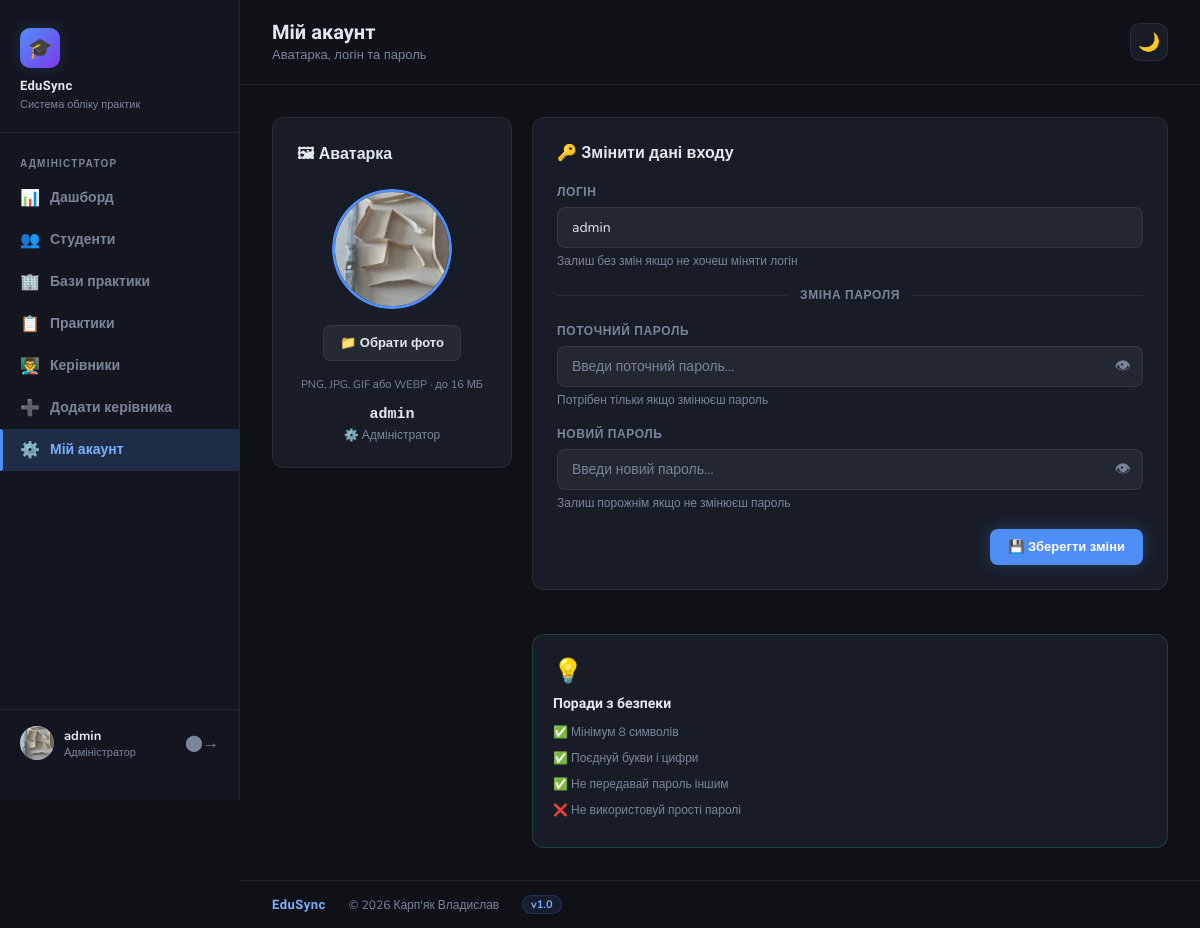
/account (signed in), run on the app's committed database.
### tables this page shows
CREATE TABLE users (
            id               INTEGER PRIMARY KEY AUTOINCREMENT,
            login            TEXT UNIQUE NOT NULL,
            password_hash    TEXT NOT NULL,
            role             TEXT NOT NULL CHECK(role IN ('admin', 'teacher', 'student')),
            created_at       TIMESTAMP DEFAULT CURRENT_TIMESTAMP
        , avatar TEXT);

### app.py (the view, shortened to what this page needs)
@app.route('/account', methods=['GET', 'POST'])
@login_required
def my_account():
    user_id = get_current_user_id()
    from database import get_user_by_id
    user = get_user_by_id(user_id)
    return render_template('account.html', user=user)

### auth.py (called while the page is built)
def get_current_user_id():
    return session.get('user_id')

def is_logged_in():
    return 'user_id' in session

def login_required(f):
    @wraps(f)
    def decorated_function(*args, **kwargs):
        if not is_logged_in():
            flash('Будь ласка, увійдіть у систему.', 'warning')
            return redirect(url_for('login'))
        return f(*args, **kwargs)
    return decorated_function

### database.py (called while the page is built)
def get_db_connection():
    conn = sqlite3.connect(DB_NAME)
    conn.execute('PRAGMA foreign_keys = ON')
    conn.row_factory = sqlite3.Row
    return conn

def get_user_by_id(user_id):
    conn = get_db_connection()
    user = conn.execute(
        'SELECT * FROM users WHERE id = ?', (user_id,)
    ).fetchone()
    conn.close()
    return user

### templates/account.html (shortened to what this page needs)
{% extends 'base.html' %}
{% block page_title %}Мій акаунт{% endblock %}
{% block page_subtitle %}Аватарка, логін та пароль{% endblock %}
{% block content %}
<div class="settings-layout">
    <div class="left-col">
        <div class="card avatar-card">
            <div class="card-header">
                <div class="card-title">🖼 Аватарка</div>
            </div>
            <div class="avatar-preview">
                {% if user.avatar %}
                    <img src="{{ url_for('static', filename='avatars/' + user.avatar) }}"
                         alt="Аватарка" class="avatar-img" id="avatarPreview">
                {% else %}
                    <div class="avatar-placeholder" id="avatarPlaceholder">
                        {{ user.login[0].upper() }}
                    </div>
                    <img src="" alt="" class="avatar-img" id="avatarPreview" style="display:none;">
                {% endif %}
            </div>
            <form method="POST" action="{{ url_for('upload_avatar') }}"
                  enctype="multipart/form-data" class="avatar-form">
                <label class="avatar-upload-btn" for="avatarInput">
                    📁 Обрати фото
                </label>
            </form>
            <div class="avatar-hint">PNG, JPG, GIF або WEBP · до 16 МБ</div>
            <div class="ci-login">{{ user.login }}</div>
            <div class="ci-role">
                {% if user.role == 'admin' %}⚙️ Адміністратор
                {% elif user.role == 'teacher' %}👨‍🏫 Керівник практики
                {% elif user.role == 'student' %}👤 Студент
                {% endif %}
            </div>
        </div>
    </div>
    <div class="right-col">
        <div class="card">
            <div class="card-header">
                <div class="card-title">🔑 Змінити дані входу</div>
            </div>
            <form method="POST" action="{{ url_for('my_account') }}">
                <div class="form-group">
                    <label class="form-label" for="login">Логін</label>
                    <input type="text" id="login" name="login"
                           class="form-control"
                           value="{{ user.login }}"
                           autocomplete="off">
                    <div class="form-hint">Залиш без змін якщо не хочеш міняти логін</div>
                </div>
                <div class="form-divider"><span>Зміна пароля</span></div>
                <div class="form-group">
                    <label class="form-label" for="old_password">Поточний пароль</label>
                    <div class="pass-wrap">
                        <input type="password" id="old_password" name="old_password"
                               class="form-control"
                               placeholder="Введи поточний пароль..."
                               autocomplete="current-password">
                        <button type="button" class="pass-eye" onclick="togglePass('old_password')">👁</button>
                    </div>
                    <div class="form-hint">Потрібен тільки якщо змінюєш пароль</div>
                </div>
                <div class="form-group">
                    <label class="form-label" for="new_password">Новий пароль</label>
                    <div class="pass-wrap">
                        <input type="password" id="new_password" name="new_password"
                               class="form-control"
                               placeholder="Введи новий пароль..."
                               autocomplete="new-password">
                        <button type="button" class="pass-eye" onclick="togglePass('new_password')">👁</button>
                    </div>
                    <div class="form-hint">Залиш порожнім якщо не змінюєш пароль</div>
                </div>
                <div class="form-actions">
                    <button type="submit" class="btn btn-primary">💾 Зберегти зміни</button>
                </div>
            </form>
        </div>
        <div class="hint-card">
            <div class="hint-icon">💡</div>
            <div class="hint-title">Поради з безпеки</div>
            <div class="hint-list">
                <div class="hint-item">✅ Мінімум 8 символів</div>
                <div class="hint-item">✅ Поєднуй букви і цифри</div>
                <div class="hint-item">✅ Не передавай пароль іншим</div>
                <div class="hint-item">❌ Не використовуй прості паролі</div>
            </div>
        </div>
    </div>
</div>
{% endblock %}

### templates/base.html (style rules this page uses)
:root { --bg: #0f1117; --bg-card: #181c27; --bg-sidebar: #13161f; --accent: #4f8ef7; --accent-light: #7aaeff; --accent-glow: rgba(79, 142, 247, 0.18); --success: #34d399; --warning: #fbbf24; --danger: #f87171; --info: #60a5fa; --text: #e2e8f0; --text-muted: #7a8599; --border: rgba(255,255,255,0.07); --sidebar-w: 240px; --radius: 12px; }
body, .sidebar, .card, .topbar, .form-control, .stat-card, .nav-link, .btn { transition: background-color 0.25s ease, color 0.25s ease, border-color 0.25s ease; }
*, *::before, *::after { box-sizing: border-box; margin: 0; padding: 0; }
body { font-family: 'Nunito', sans-serif; background: var(--bg); color: var(--text); min-height: 100vh; display: flex; }
.card { background: var(--bg-card); border: 1px solid var(--border); border-radius: var(--radius); padding: 24px; margin-bottom: 24px; }
.card-header { display: flex; align-items: center; justify-content: space-between; margin-bottom: 20px; }
.card-title { font-size: 16px; font-weight: 700; color: var(--text); }
.btn { display: inline-flex; align-items: center; gap: 6px; padding: 9px 18px; border-radius: 8px; font-family: 'Nunito', sans-serif; font-size: 13px; font-weight: 700; cursor: pointer; border: none; transition: all 0.2s; text-decoration: none; }
.btn-primary { background: var(--accent); color: #fff; box-shadow: 0 0 16px rgba(79,142,247,0.3); }
.form-group { margin-bottom: 18px; }
.form-label { display: block; font-size: 12px; font-weight: 700; text-transform: uppercase; letter-spacing: 0.6px; color: var(--text-muted); margin-bottom: 7px; }
.form-control { width: 100%; padding: 10px 14px; background: rgba(255,255,255,0.05); border: 1px solid var(--border); border-radius: 8px; color: var(--text); font-family: 'Nunito', sans-serif; font-size: 14px; outline: none; transition: border-color 0.2s, box-shadow 0.2s; }
.form-control::placeholder { color: var(--text-muted); }

### templates/account.html (style rules this page uses)
.settings-layout { display: grid; grid-template-columns: 240px 1fr; gap: 20px; align-items: start; }
.left-col, .right-col { display: flex; flex-direction: column; gap: 20px; }
.avatar-card { text-align: center; }
.avatar-preview { width: 120px; height: 120px; border-radius: 50%; margin: 0 auto 16px; position: relative; overflow: hidden; }
.avatar-img { width: 100%; height: 100%; object-fit: cover; border-radius: 50%; border: 3px solid var(--accent); box-shadow: 0 0 20px var(--accent-glow); }
.avatar-form { margin-bottom: 8px; }
.avatar-upload-btn { display: inline-block; padding: 8px 16px; background: rgba(255,255,255,0.06); border: 1px solid var(--border); border-radius: 8px; font-size: 13px; font-weight: 700; color: var(--text); cursor: pointer; transition: all 0.2s; margin-bottom: 8px; }
.avatar-hint { font-size: 11px; color: var(--text-muted); margin-bottom: 14px; }
.ci-login { font-family: monospace; font-size: 15px; font-weight: 700; color: var(--text); margin-bottom: 4px; }
.ci-role { font-size: 12px; color: var(--text-muted); }
.form-divider { display: flex; align-items: center; gap: 12px; margin: 8px 0 20px; color: var(--text-muted); font-size: 12px; font-weight: 700; text-transform: uppercase; letter-spacing: 0.6px; }
.form-divider::before, .form-divider::after { content: ''; flex: 1; height: 1px; background: var(--border); }
.form-hint { font-size: 12px; color: var(--text-muted); margin-top: 5px; }
.pass-wrap { position: relative; }
.pass-wrap .form-control { padding-right: 44px; }
.pass-eye { position: absolute; right: 12px; top: 50%; transform: translateY(-50%); background: none; border: none; cursor: pointer; font-size: 16px; color: var(--text-muted); }
.form-actions { display: flex; justify-content: flex-end; margin-top: 8px; }
.hint-card { background: var(--bg-card); border: 1px solid rgba(52,211,153,0.2); border-radius: 12px; padding: 20px; }
.hint-icon { font-size: 24px; margin-bottom: 8px; }
.hint-title { font-family: 'Raleway', sans-serif; font-size: 14px; font-weight: 700; margin-bottom: 12px; }
.hint-item { font-size: 12px; color: var(--text-muted); margin-bottom: 8px; line-height: 1.5; }

### data on the page
users: avatar (picture), login "admin"

### other printed values
{{ session.get('user_login', '') }} "admin"
